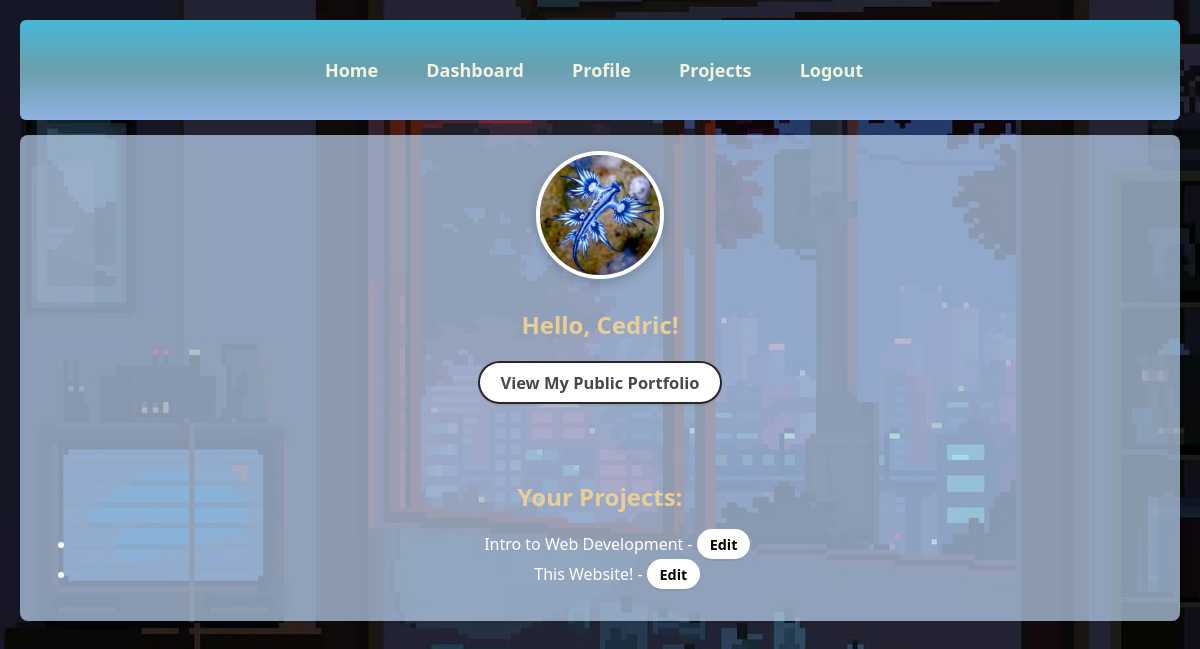
The page /dashboard (signed in) on the database its author committed.
### app.py (models this page shows)
class User(db.Model, UserMixin):
    id = db.Column(db.Integer, primary_key=True)
    username = db.Column(db.String(150), nullable=False, unique=True)
    email = db.Column(db.String(150), unique=True, nullable=False)
    password = db.Column(db.String(200), nullable=False)
    course = db.Column(db.String(100))
    bio = db.Column(db.Text)
    is_admin = db.Column(db.Boolean, default=False)

class Project(db.Model):
    id = db.Column(db.Integer, primary_key=True)
    title = db.Column(db.String(150), nullable=False)
    description = db.Column(db.Text)
    image_file = db.Column(db.String(255))
    date_posted = db.Column(db.DateTime, default=datetime.utcnow)
    user_id = db.Column(db.Integer, db.ForeignKey('user.id'))

### app.py (the view)
@app.route('/dashboard')
@login_required
def dashboard():
    projects = Project.query.filter_by(user_id=current_user.id).all()
    return render_template('dashboard.html', projects=projects)

### app.py (called while the page is built)
@login_manager.user_loader
def load_user(user_id):
    return User.query.get(int(user_id))

### templates/dashboard.html (shortened to what this page needs)
{% extends "layout.html" %}
{% block content %}
<div class="profile-avatar">
  <img src="{{ url_for('static', filename='images/bldragon.jpg') }}" alt="Profile Picture" class="avatar-image">
</div>
<h2>Hello, {{ current_user.username }}!</h2>
<p><a href="{{ url_for('public_portfolio', username=current_user.username)
}}" target="_blank" class="btn-portfolio">View My Public Portfolio</a></p>
<br></br>
<h3 class="section-title">Your Projects:</h3>
<ul>
{% for p in projects %}
<li>{{ p.title }} - <a class="btn-action" href="{{ url_for('edit_project', id=p.id)
}}">Edit</a></li>
{% else %}
<li>No projects yet.</li>
{% endfor %}
</ul>
{% endblock %}

### static/site.css (style rules this page uses)
body { font-family: 'Segoe UI', Tahoma, Arial, sans-serif; margin: 20px; background-image: url('./images/webwallpaper.jpg'); background-size: cover; background-attachment: fixed; background-position: center; }
h2 { color: #eace98; }
img { max-width: 100%; border-radius: 6px; }
.btn-portfolio { display: inline-block; background-color: #fff; color: #494848; padding: 0.5rem 1.25rem; border-radius: 999px; text-decoration: none; font-weight: 750; font-size: 1.03rem; transition: background-color 180ms ease, transform 120ms ease; border: 2px solid rgba(0,0,0,0.85); box-shadow: 0 2px 0 rgba(0,0,0,0.06); }
.section-title { font-size: 1.5rem; color: #eace98; margin-top: 1rem; margin-bottom: 0.5rem; font-weight: 700; }
.btn-action { display: inline-block; background-color: #fff; color: #000; padding: 0.35rem 0.8rem; border-radius: 999px; text-decoration: none; font-weight: 600; font-size: 0.9rem; margin-right: 0.35rem; box-shadow: 0 2px 0 rgba(0,0,0,0.06); transition: background-color 180ms ease, transform 120ms ease; }
.avatar-image { width: 80px; height: 80px; border-radius: 50%; object-fit: cover; border: 3px solid rgba(255,255,255,0.85); box-shadow: 0 2px 6px rgba(0,0,0,0.12); background: transparent; }
.profile-avatar { text-align: cente; margin-bottom: 1.5rem; }
.avatar-image { width: 120px; height: 120px; border-radius: 50%; border: 4px solid #fff; object-fit: cover; box-shadow: 0 4px 12px rgba(0,0,0,0.2); }

### rows shown on the page
User: username "Cedric"
Project: title "Intro to Web Development"
Project: title "This Website!"
